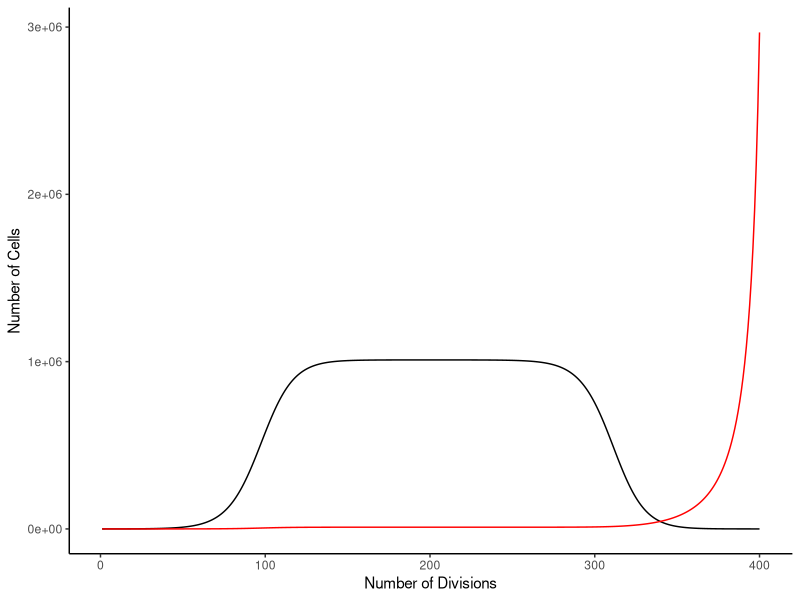

Recreate this plot in R.
setwd("~/Desktop/biocompshell/Biocomp_exercise10/")
library(ggplot2)

#For first 1-100 divisions, M=0
cancersim <- function(N0=99,M0=1,timesteps=400,K=1E6,r=0.1,rdrug=-0.1, rmdrug=0.5*r, drugtime=200){
  N<-numeric(timesteps)
  M<-numeric(timesteps)
  N[1] <- N0
  M[1] <- M0
    for (t in 1:(timesteps-1)){
  if(t<drugtime){
    N[t+1]<-N[t]+r*N[t]*(1-(N[t]-M[t])/K)
    M[t+1]<-M[t]+r*M[t]*(1-(N[t]-M[t])/K)
  }else{
    N[t+1]<-N[t]+rdrug*N[t]*(1-(N[t]-M[t])/K)
    M[t+1]<-M[t]+rmdrug*M[t]*(1-(N[t]-M[t])/K)
  }}
  out <- data.frame(divisions=1:timesteps,N,M)
  return(out)
}

cancerequil <- cancersim()

ggplot(data=cancerequil)+
  geom_line(aes(x=divisions,y=N),col='black')+
  geom_line(aes(x=divisions,y=M),col='red')+
  xlab("Number of Divisions")+
  ylab("Number of Cells")+
  theme_classic()
  


